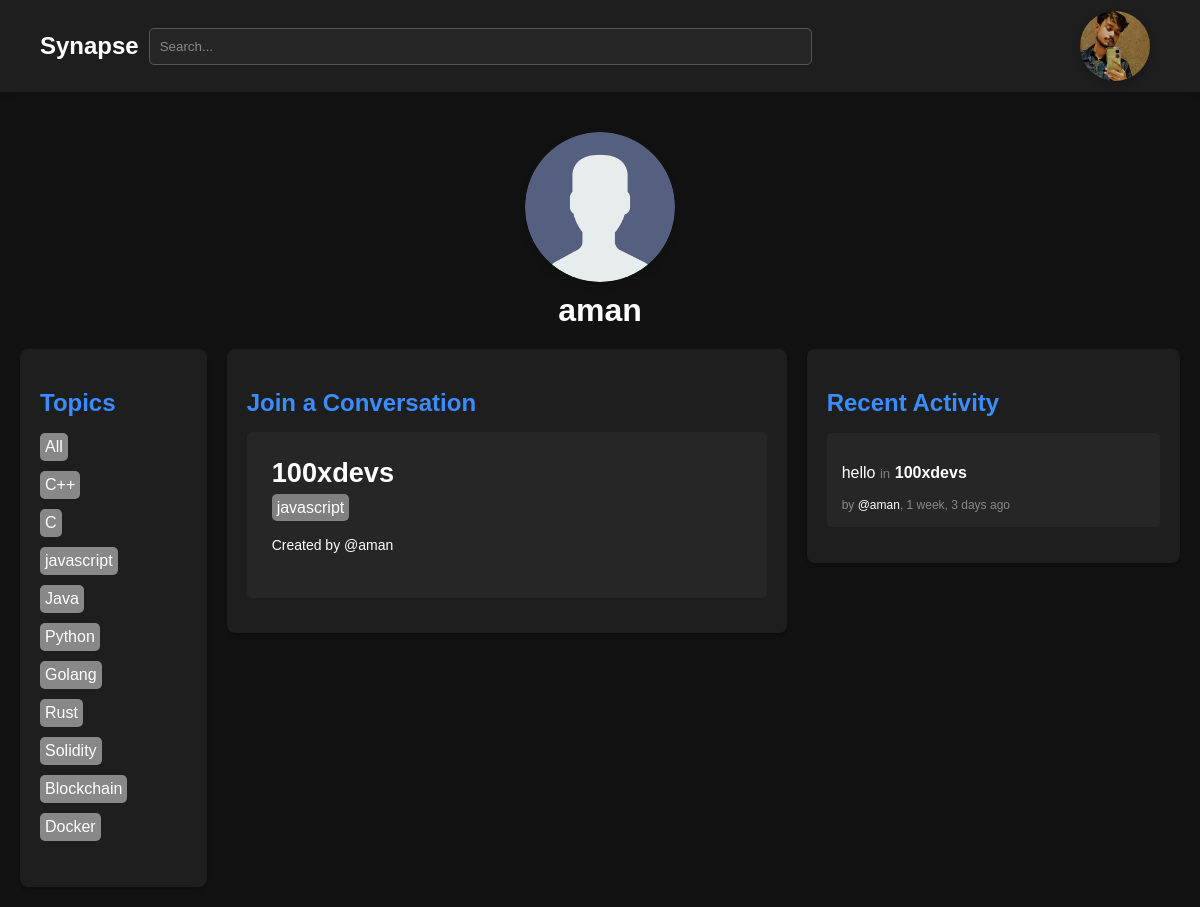
Before: /profile/2 (signed in) with the older database file.
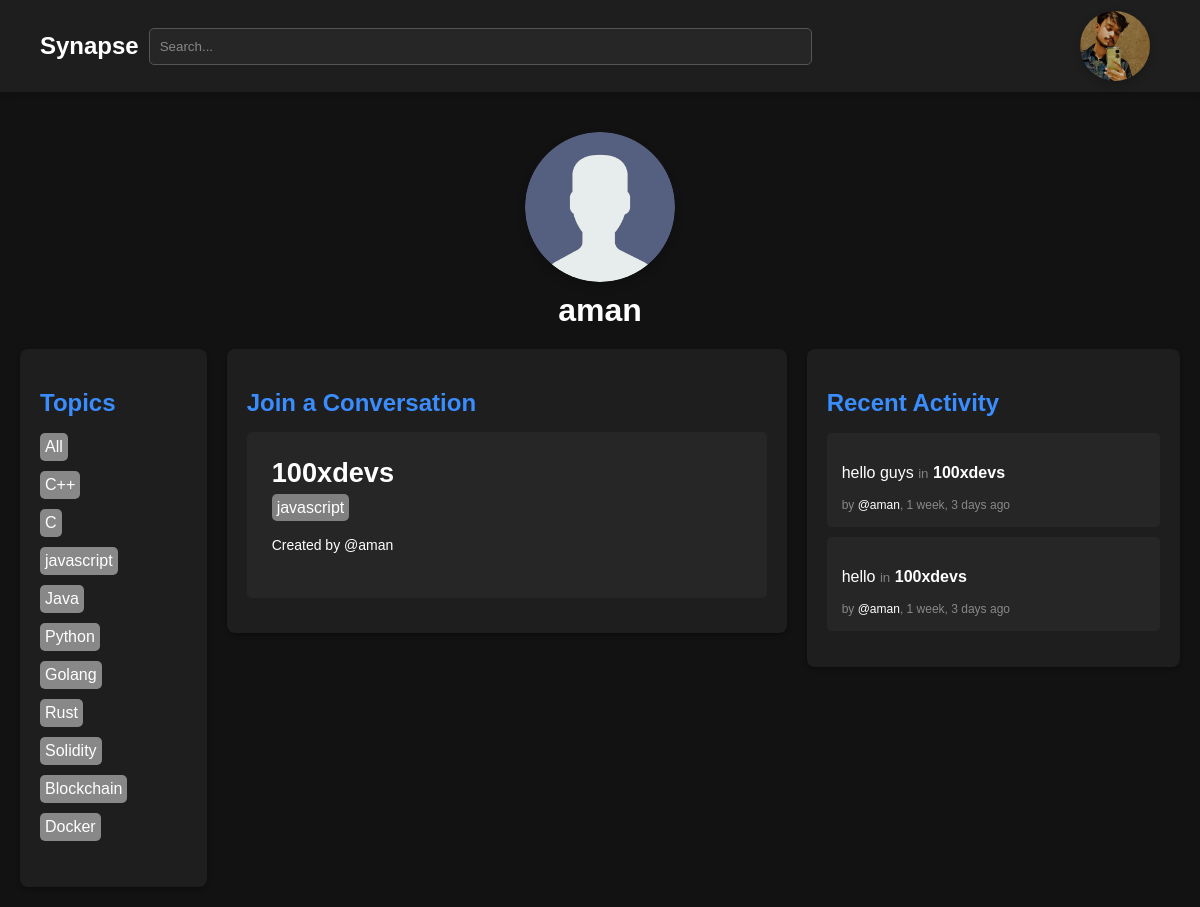
After: the same page with the newer database file.
### base/models.py (models this page shows)
class Topic(models.Model):
    name = models.CharField(max_length=200)
    def __str__(self):
        return self.name

class Room(models.Model):
    host = models.ForeignKey(User, on_delete=models.SET_NULL, null=True)
    name = models.CharField(max_length=200)
    participants = models.ManyToManyField(User,related_name='participants')
    description = models.TextField(null=True, blank=True)
    topic = models.ForeignKey(Topic, on_delete=models.SET_NULL, null=True)
    updated = models.DateTimeField(auto_now= True)
    created = models.DateTimeField(auto_now_add= True)
    class Meta:
        ordering = ['-updated', 'created']
    def __str__ (self):
        return self.name

class User(AbstractUser):
    name = models.CharField(max_length=200 ,null=True)
    email = models.EmailField(null=True,unique=True)
    bio = models.TextField(null=True)
    avatar = models.ImageField(null=True,default="avatar.png")
    USERNAME_FIELD = 'email'
    REQUIRED_FIELDS = []

class Message(models.Model):
    user = models.ForeignKey(User, on_delete=models.CASCADE)
    body = models.TextField()
    room = models.ForeignKey(Room, related_name='messages', on_delete=models.CASCADE)
    updated = models.DateTimeField(auto_now= True)
    created = models.DateTimeField(auto_now_add= True)
    class Meta:
        ordering = ['-updated', 'created']
    def __str__ (self):
        return self.body[0:50]

### base/views.py (the view)
# urls.py: path('profile/<str:pk>', views.userProfile , name = "user-profile"),
def userProfile(request, pk):
    user = User.objects.get(id=pk)
    rooms = user.room_set.all()
    room_messages = user.message_set.all()
    topics = Topic.objects.all()
    context = {'user': user,'rooms': rooms, 'room_messages':room_messages,'topics':topics}
    return render(request, 'base/profile.html', context)

### base/templates/base/profile.html (shortened to what this page needs)
{% extends 'main.html' %}
{% block content %}
<div class="profile-header">
  <div class="profile-pic-container" style="width: 150px;
    height: 150px;"><img src={{user.avatar.url}} /></div>
  <div class="username-profile">{{user.username}}</div>
</div>
  <div class="dashboard">
    <div>{% include 'base/topics_component.html' %}</div>
    <div>{% include 'base/feed_component.html' %}</div>
    <div>{% include 'base/activity_component.html' %}</div>
  </div>
{% endblock %}

### base/templates/base/topics_component.html
  <div class="column topics">
    <h2>Topics</h2>
    <ul>
      <li style="background-color:#888888;  padding: 5px; border-radius: 5px; margin-bottom: 10px; display: inline-block;"><a href="{% url 'home' %}">All</a></li>
      {% for topic in topics %}
      <div>
        <li style="background-color:#888888;  padding: 5px; border-radius: 5px; margin-bottom: 10px; display: inline-block;"><a href="{% url 'home' %}?q={{topic.name|urlencode }}"
          >{{topic.name}}</a
        ></li>
      </div>
      {% endfor %}
    </ul>
  </div>

### base/templates/base/feed_component.html (shortened to what this page needs)
<div class="column feeds">
  <h2>Join a Conversation</h2>
  {% for room in rooms %}
  <div class="feed-item">
    <div
      style="font-size: 1.7rem; font-weight: 700; padding-bottom: 10px"
      class="room-name"
    >
      <a href="{% url 'room' room.id %}">{{room.name}}</a>
    </div>
    <span style="background-color: gray; padding: 5px; border-radius: 5px;">{{room.topic}}</span>
    <div class="host-name">
      <a href="{% url 'user-profile' room.host.id %}"
        >Created by @{{room.host.username}}
      </a>
    </div>
  </div>
  {% endfor %}
</div>

### base/templates/base/activity_component.html (shortened to what this page needs)
<div class="column recent-activity">
  <h2>Recent Activity</h2>
  <ul>
    {% for message in room_messages %}
    <li class="activity-item">
      <p>{{message}} <small style="color: gray;">in</small> <strong>{{message.room}}</strong></p>
      <span class="activity-meta"
        >by
        <a href="{% url 'user-profile' message.user.id %}">@{{message.user.username}}</a
        >, {{message.created|timesince}} ago</span
      >
    </li>
    {% endfor %}
  </ul>
</div>

Changed rows visible on the page:
added Message: body "hello guys", room "100xdevs", user.username "aman", created "1 week, 3 days"
